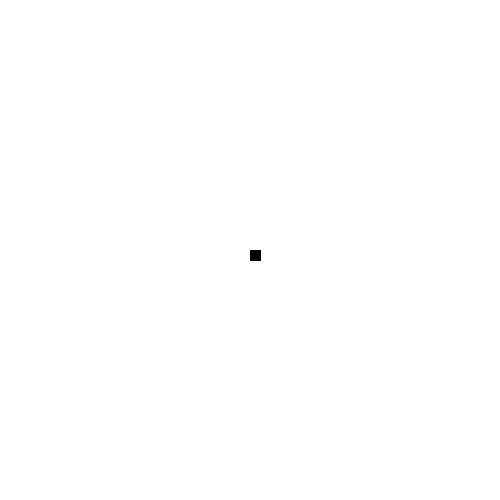
Frame 1 (no input)
Frame 60 (the mouse pressed at the canvas centre just before this capture): identical to frame 1, image omitted
Frame 120 (the mouse held since frame 60 and released just before this capture): identical to frame 1, image omitted

The Processing sketch that drew this single still picture (run headless with seeded random() and noise(); from frame 60 on, the mouse is pressed at the canvas centre):

// Processing sketch: Opdr_12_6
// ── Opdr_12_6.pde
int X = 250;
int Y = 250;

void setup() {
  size(500, 500);
}

void draw() {
  background(255);
  fill(0);
  rect(X, Y, 10, 10);
}

void keyPressed() {
  //Pijl Omhoog
  if (keyCode == 38) {
    Y -= 10;
  }
  //Pijl Links
  if (keyCode == 37) {
    X -= 10;
  }
  //Pijl Omlaag
  if (keyCode == 39) {
    X += 10;
  }
  //Pijl Rechts
  if (keyCode == 40) {
    Y += 10;
  }
}
